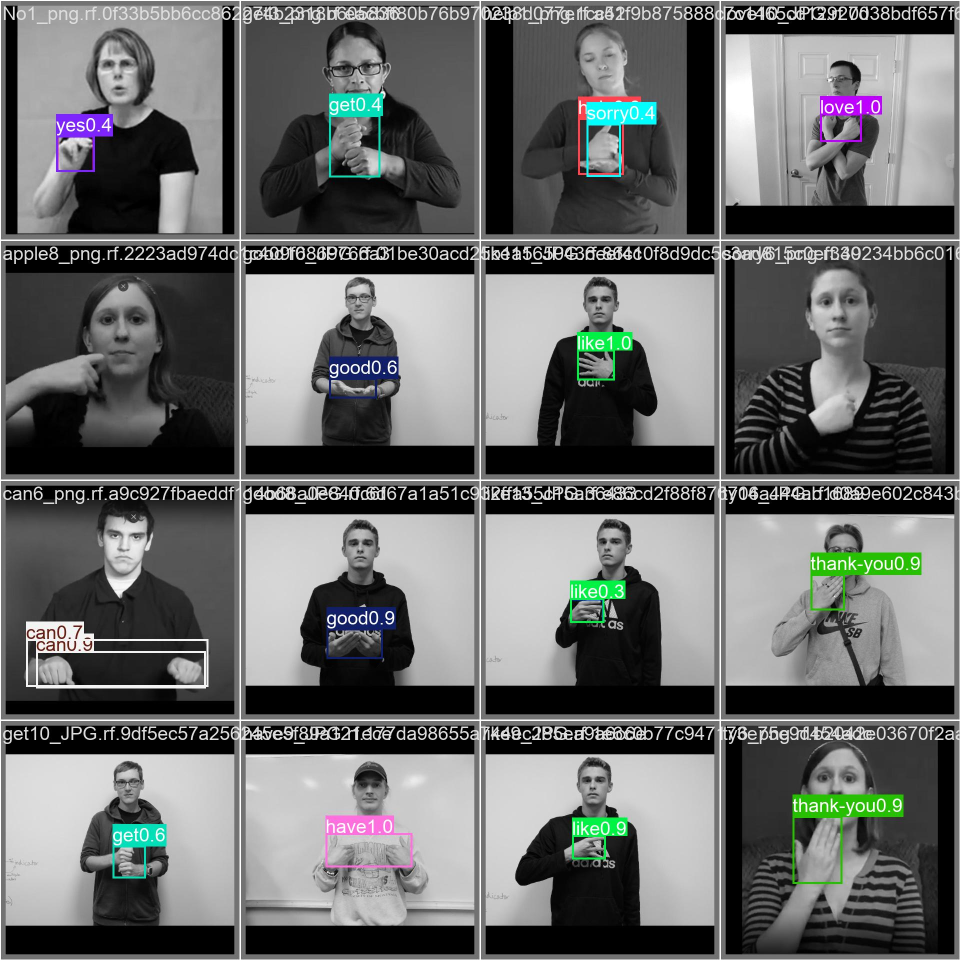
#> input picture models/Lawrence/runs/gesture_test/validation/val_batch0_pred.jpg, 1920 x 1920 px (shown at 1/2 size)
$ python -i video_loader.py   (imports and definitions only)
#> lines starting #> are read from the running program, lines starting #| are printed output that depends on the picture
from pathlib import Path
import cv2
import numpy as np

from processing.mediapipe_compat import mp, python, vision


class VideoLoader:
    """Minimal video loader for MP4 files and webcam input."""

    # MediaPipe Face Mesh lip landmarks used to build a mouth bounding box.
    _LIP_LANDMARK_IDS = (
        61, 146, 91, 181, 84, 17, 314, 405, 321, 375, 291,
        78, 95, 88, 178, 87, 14, 317, 402, 318, 324, 308,
    )

    def __init__(self) -> None:
        self._model_path = Path(__file__).resolve(
        ).parent / "face_landmarker.task"
        self._last_crop_box: tuple[int, int, int, int] | None = None

    # [22 lines left out: functions _create_face_landmarker, _center_crop, not called in this run]

    def _crop_from_box(self, frame, box: tuple[int, int, int, int]):
        x1, y1, x2, y2 = box
        return frame[y1:y2, x1:x2]

    # [104 lines left out: functions _detect_landmarks, _crop_mouth_area, _full_frame_preview, not called in this run]

    def load(self, source: str, *, show_full_frame: bool = False) -> dict:
        frames = []
        if not self._model_path.exists():
            raise FileNotFoundError(
                f"Face landmarker model not found at: {self._model_path}"
            )

        with self._create_face_landmarker(vision.RunningMode.VIDEO) as landmarker:
            if source == "webcam":
                capture = cv2.VideoCapture(0)
                if not capture.isOpened():
                    raise RuntimeError(
                        "Unable to connect to the default webcam device.")
                frame_index = 0
                while True:
                    success, frame = capture.read()
                    if not success:
                        break

                    mouth_frame, crop_box = self._crop_mouth_area(
                        frame,
                        landmarker,
                        timestamp_ms=frame_index * 33,
                    )
                    frames.append(mouth_frame)
                    preview_frame = (
                        self._full_frame_preview(frame, crop_box)
                        if show_full_frame
                        else mouth_frame
                    )
                    cv2.imshow("VisionSpeak Webcam", preview_frame)
                    frame_index += 1

                    if cv2.waitKey(1) & 0xFF == ord("q"):
                        break

                frames = [cv2.resize(frame, (100, 50)) for frame in frames]
                frames = np.array(frames, dtype=np.float32)
                return {
                    "source_type": "webcam",
                    "path": None,
                    "capture": capture,
                    "frames": frames,
                    "loaded": len(frames) > 0,
                }

            video_path = Path(source)
            capture = cv2.VideoCapture(str(video_path))
            if not capture.isOpened():
                raise ValueError(f"Could not open video: {video_path}")
            fps = capture.get(cv2.CAP_PROP_FPS)
            fps = fps if fps and fps > 0 else 30.0
            frame_index = 0
            while True:
                success, frame = capture.read()
                if not success:
                    break
                timestamp_ms = int((frame_index / fps) * 1000)
                mouth_frame, _ = self._crop_mouth_area(
                    frame,
                    landmarker,
                    timestamp_ms)
                frames.append(mouth_frame)
                frame_index += 1

            frames = [cv2.resize(frame, (100, 50)) for frame in frames]
            frames = np.array(frames, dtype=np.float32)
            capture.release()
            return {
                "source_type": "video_file",
                "path": str(video_path),
                "frames": frames,
                "loaded": len(frames) > 0,
            }

>>> import cv2
>>> picture = cv2.imread('../models/Lawrence/runs/gesture_test/validation/val_batch0_pred.jpg', cv2.IMREAD_GRAYSCALE)
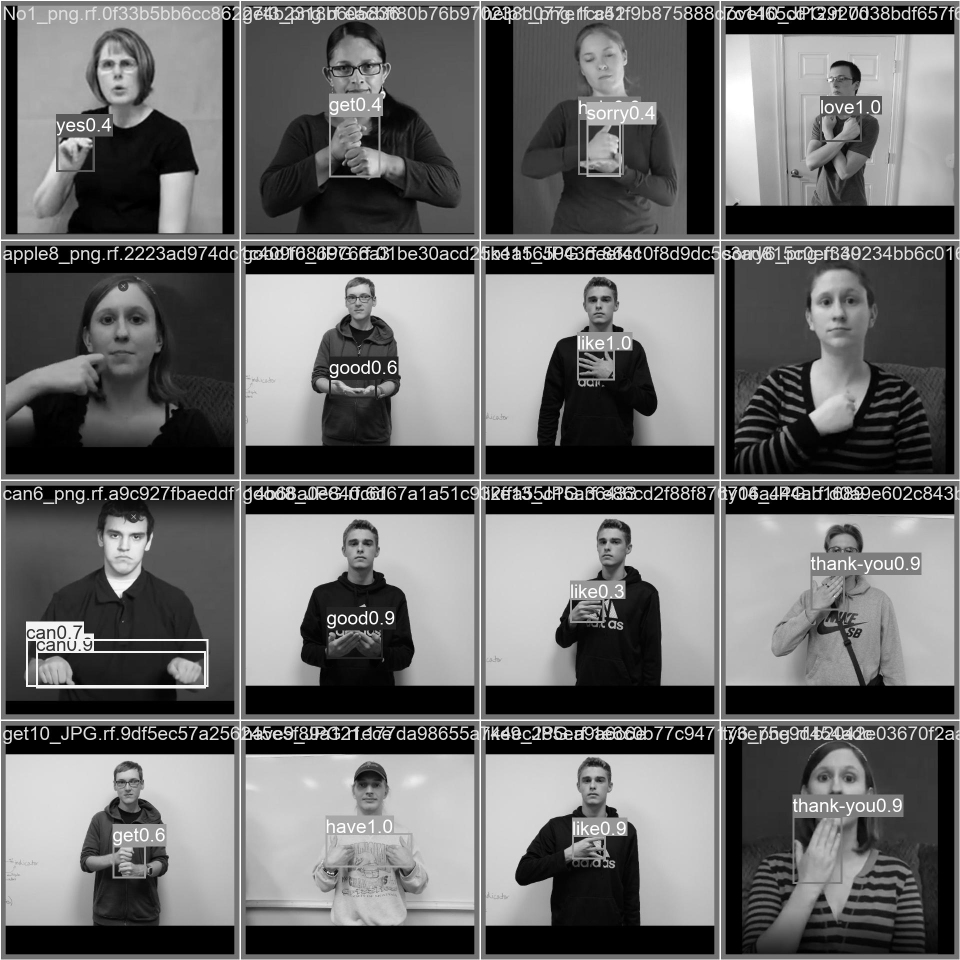
#> picture: shape (1920, 1920) (shown at 1/2 size); min 0, max 255, mean 106
>>> result = VideoLoader().load(picture)
#> (the run stopped early here; a loop or call above may not have finished)

$ run again, on models/Lawrence/runs/gesture_test/validation/val_batch1_pred.jpg
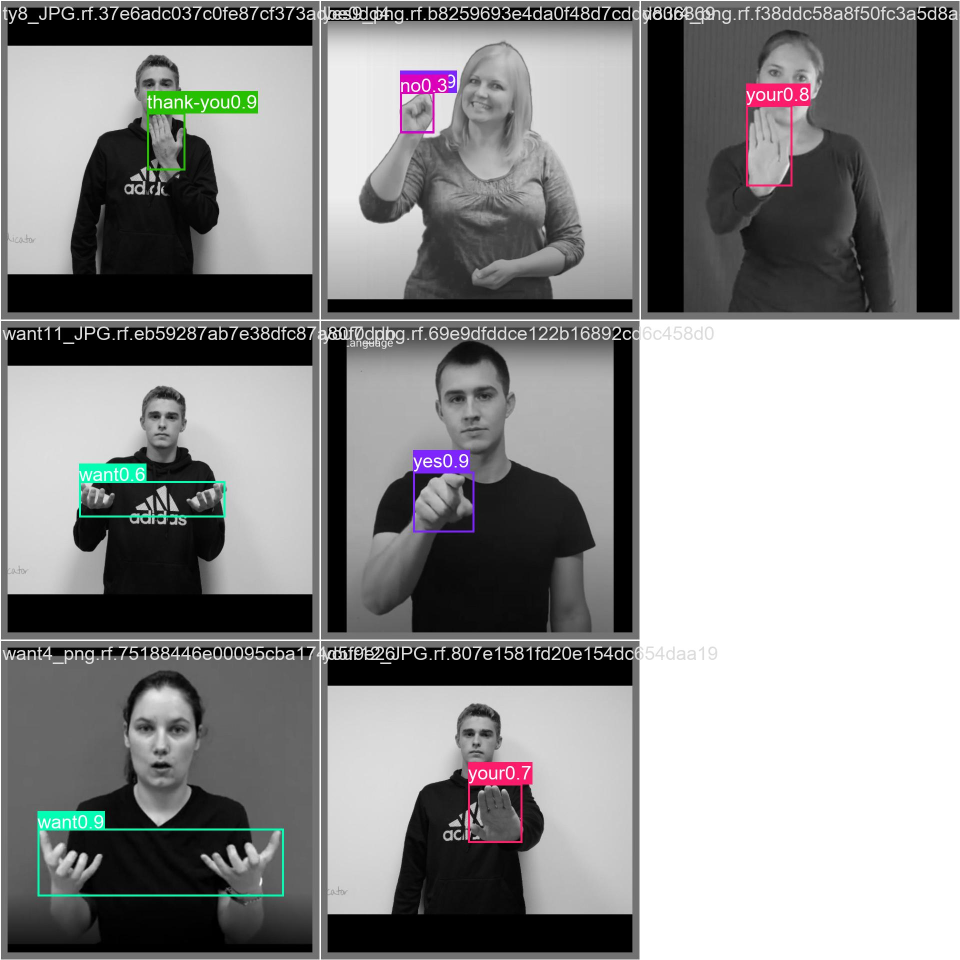
#> input picture models/Lawrence/runs/gesture_test/validation/val_batch1_pred.jpg, 1920 x 1920 px (shown at 1/2 size)
#> `picture = cv2.imread('../models/Lawrence/runs/gesture_test/validation/..`:
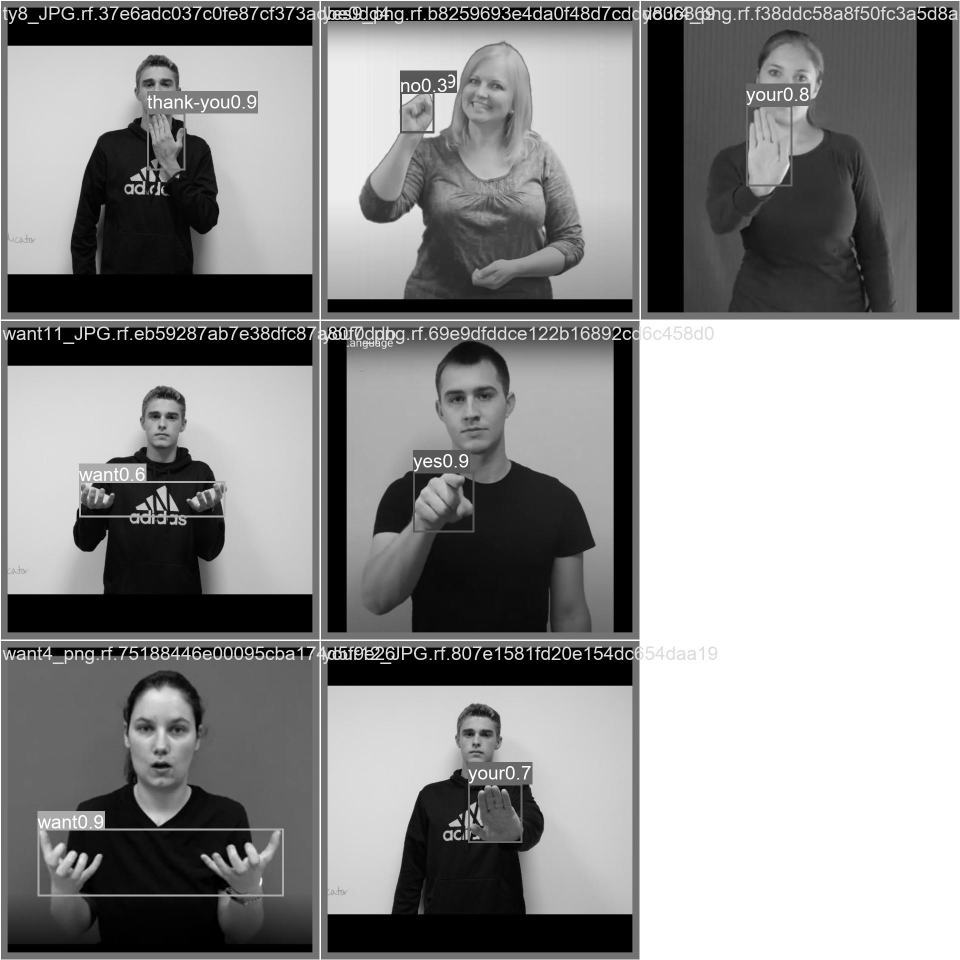
#> picture: shape (1920, 1920) (shown at 1/2 size); min 0, max 255, mean 142
